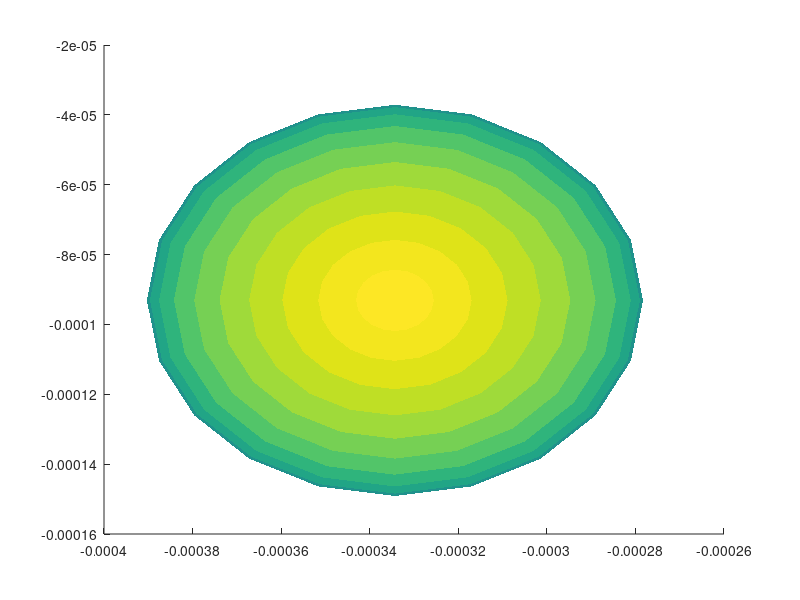

Reproduce this figure in MATLAB. (Note: this script raises an error after producing the figure.)
clc;
clear all;
close all;

m_concentration = 0.27;
m_mh_part = 0.76;
m_ms_part = 1-m_mh_part;

map_limits = [-5e-4,5e-4];
V_sample = map_limits(2)^3;



Ms_ms = 1.7e6; % A/m
mu0 = 1.25e-6; % (m*kg) / (c^2*A^2)
chi0_ms = 100;
k= 1; % H/m - elasticity

Ms_mh = 1.5e6;
chi0_mh = 10;




Nmh = floor(V_sample*m_concentration*m_mh_part / (4/3*pi*(55e-6)^3));
centres_mh = random('unif',-5e-4,5e-4,Nmh,3);
radii_mh = random('Norm',55e-6,2e-6,Nmh,1);
m_mh = zeros(Nmh,3);

Nms = floor(V_sample*m_concentration*m_ms_part / (4/3*pi*(5e-6)^3));
centres_ms_init = random('unif',-5e-4,4.5e-4,Nms,3);
centres_ms_current = centres_ms_init;
radii_ms = random('Norm',5e-6,5e-7,Nms,1);

[x,y,z]= sphere(20);

Hsat = 2e6;
Hstep = 2e4;
Hinit = linspace(0,Hsat,ceil(Hsat/Hstep));
M(ceil(Hsat/Hstep))= getframe;

Magnetization_ms = zeros(ceil(Hsat/Hstep),3);

for t = 1:1:length(Hinit)
    
    h0 = [0,0,Hinit(t)];
    clf;
    hold on;
    for j = 1:1:Nmh
        m_mh(j,:) = (4/3*pi*radii_mh(j)^3) * (chi0_mh*h0*Ms_mh/(Ms_mh + chi0_mh*norm(h0)));
        surf_plot = surf(radii_mh(j)*x + centres_mh(j,1),radii_mh(j)*y + centres_mh(j,2),radii_mh(j)*z + centres_mh(j,3),'edgecolor','none');
        surf_plot.FaceColor= 'blue';
    end;
    
    for i = 1:1:Nms
        h_ms = h0;
        for j = 1:1:Nmh
            r_ji = centres_ms_current(i,:) - centres_mh(j,:);
            r_unit = r_ji/norm(r_ji);
            m_mh_unit = m_mh(j,:)/norm(m_mh(j,:));
            if ~isequal(m_mh(j,:), [0,0,0])
                h_ms = h_ms + mu0/4/pi*(3*r_unit*m_mh(j,:)' * r_unit - m_mh(j,:)) / norm(r_ji)^3;
            end;
        end;
        
        m_ms = (4/3*pi*radii_ms(i)^3) * (chi0_ms*h_ms*Ms_ms/(Ms_ms + chi0_ms*norm(h_ms)));
        
        Magnetization_ms(t,:) = Magnetization_ms(t,:) + m_ms;
        
        f = [0,0,0];
        for j = 1:1:Nmh
            if ~isequal(m_mh(j,:), [0,0,0])
                r_ji = centres_ms_current(i,:) - centres_mh(j,:);
                r_unit = r_ji/norm(r_ji);
                m_mh_unit = m_mh(j,:)/norm(m_mh(j,:));
                m_ms_unit = m_ms/norm(m_ms);
                f = f+...
                    (3*mu0*norm(m_ms)*norm(m_mh(j,:))) / (2*pi*norm(r_ji)^4)*...
                    (...
                    m_ms_unit*r_unit' * m_mh_unit +...
                    m_mh_unit*r_unit' * m_ms_unit +...
                    m_ms_unit*m_mh_unit' * r_unit -...
                    5*(m_mh_unit*r_unit') * (m_ms_unit*r_unit') * r_unit...
                    );
            end;
        end;
        dr = f/k;
        surf_plot = surf(radii_ms(i)*x + centres_ms_current(i,1)+dr(1),radii_ms(i)*y + centres_ms_current(i,2)+dr(2),radii_ms(i)*z + centres_ms_current(i,3)+dr(3),'edgecolor','none');
        surf_plot.FaceColor= 'green';
    end;
    
    view(1,75)
    shading interp
    lightangle(-45,30)
    surf_plot.FaceLighting = 'gouraud';
    surf_plot.AmbientStrength = 2.3;
    surf_plot.DiffuseStrength = 0.8;
    surf_plot.SpecularStrength = 0.9;
    surf_plot.SpecularExponent = 55;
    
    xlim(map_limits);
    ylim(map_limits);
    zlim(map_limits);
    grid on;
    hold off;
    
    M(t) = getframe;
end;

movie(M,1);

figure(3);
plot(Hinit,Magnetization_ms(:,3))